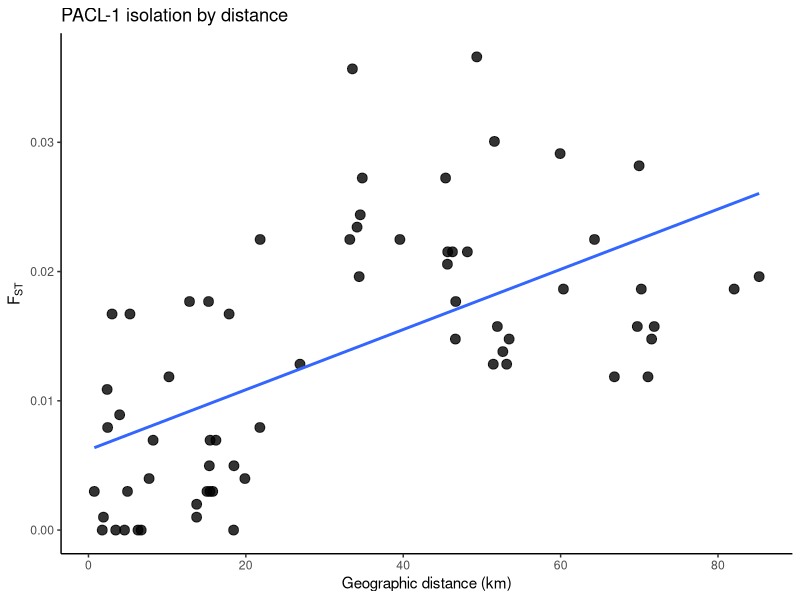
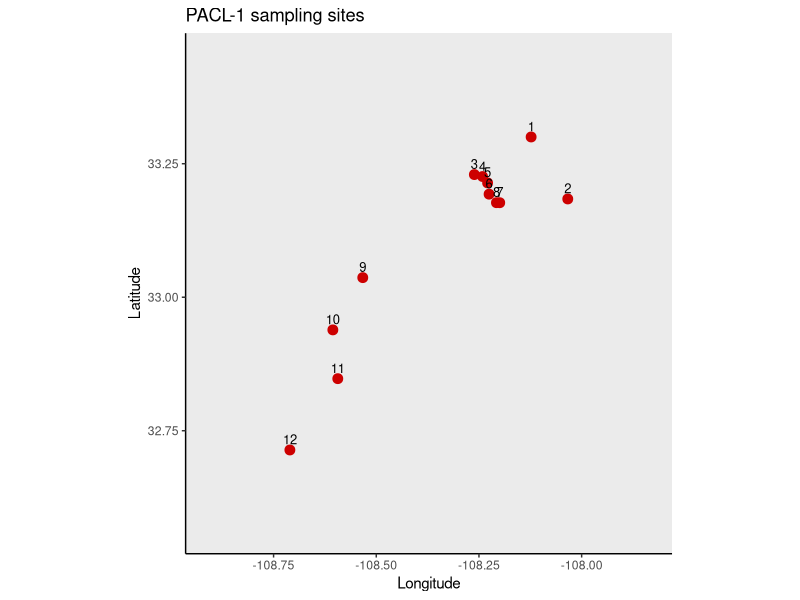

Generate these figures, in order, with R: (Note: this script raises an error after producing the figures.)
# -----------------------------
# PACL-1 Pantosteus clarkii
# Pilger et al. 2017
# Upper Gila River, New Mexico
#
# Workflow:
# - site coordinates are taken directly from Table S1
# - pairwise values in Table S4 are Slatkin's linearized FST
# - raw FST is back-calculated as linearized_FST / (1 + linearized_FST)
# - the matrix is forced to be symmetric
# - any negative FST values are set to 0
# -----------------------------

library(geosphere)
library(ggplot2)
library(maps)

# -----------------------------
# paths
# -----------------------------
out_rdata <- "/Users/johnmccall/Library/CloudStorage/OneDrive-TheOhioStateUniversity/Spring_2026/Landgen_DGS/DGS-Patterns-of-Fish-Diversity/DGS-Patterns-of-Fish-Diversity/Objective 2/Data/PACL-1/data/PACL-1.RData"

# -----------------------------
# 1) sites in Table S4 order
# original_site gives the site number from Pilger et al. Table S1 / Fig. 1
# site is the renumbered Objective 2 site ID used in the matrix
# -----------------------------
PACL_1_coords <- data.frame(
  site = 1:12,
  #original_site = c(16, 15, 14, 13, 12, 11, 10, 9, 6, 5, 4, 3),
  #stream = c(
  #  "Upper East Fork Gila River",
  #  "Black Canyon",
  #  "West Fork Gila River",
  #  "Middle Fork Gila River",
  #  "West Fork Gila River at Heart Bar Game Reserve",
  #  "Little Creek",
  #  "Lower East Fork Gila River",
  #  "Gila River below confluence with East Fork",
  #  "Gila River at Gila Farm",
  #  "Gila River at Riverside",
  #  "Gila River at Bird Area",
  #  "Gila River at confluence with Ash Canyon"
#  ),
#  classification = c("Tributary", "Tributary", "Tributary", "Tributary", "Mainstem", "Tributary", "Tributary", "Mainstem", "Mainstem", "Mainstem", "Mainstem", "Mainstem"),
  lat = c(33.30011181, 33.184035, 33.22968549, 33.22604743, 33.2141233, 33.19301909, 33.177019, 33.17707829, 33.03671285, 32.9388458, 32.84751, 32.713959),
  lon = c(-108.1229968, -108.033769, -108.2611784, -108.2412087, -108.2289433, -108.2253339, -108.199432, -108.2074147, -108.5328707, -108.6056954, -108.593688, -108.71031),
 # elev_m = c(1878, 2059, 1738, 1725, 1711, 1729, 1694, 1691, 1412, 1360, 1331, 1240),
#  river_km_from_site1 = c(197.0, 183.0, 170.0, 169.0, 166.0, 160.0, 155.0, 159.0, 90.0, 75.0, 60.0, 30.0),
  stringsAsFactors = FALSE
)

stopifnot(nrow(PACL_1_coords) == 12)
stopifnot(identical(PACL_1_coords$site, 1:12))

# -----------------------------
# 2) pairwise FST matrix
# back-calculated from Slatkin's linearized FST in Table S4
# FST = linearized_FST / (1 + linearized_FST)
# -----------------------------
PACL_1_fst <- matrix(0, nrow = 12, ncol = 12)
rownames(PACL_1_fst) <- colnames(PACL_1_fst) <- as.character(1:12)

PACL_1_fst[1,2] <- 0.0049751244
PACL_1_fst[1,3] <- 0.0029910269
PACL_1_fst[1,4] <- 0.0019960080
PACL_1_fst[1,5] <- 0.0009990010
PACL_1_fst[1,6] <- 0.0176817289
PACL_1_fst[1,7] <- 0.0029910269
PACL_1_fst[1,8] <- 0.0029910269
PACL_1_fst[1,9] <- 0.0215264188
PACL_1_fst[1,10] <- 0.0186457311
PACL_1_fst[1,11] <- 0.0118577075
PACL_1_fst[1,12] <- 0.0196078431
PACL_1_fst[2,3] <- 0.0079365079
PACL_1_fst[2,4] <- 0.0039840637
PACL_1_fst[2,5] <- 0.0049751244
PACL_1_fst[2,6] <- 0.0167158309
PACL_1_fst[2,7] <- 0.0069513406
PACL_1_fst[2,8] <- 0.0069513406
PACL_1_fst[2,9] <- 0.0366088632
PACL_1_fst[2,10] <- 0.0291262136
PACL_1_fst[2,11] <- 0.0224828935
PACL_1_fst[2,12] <- 0.0186457311
PACL_1_fst[3,4] <- 0.0009990010
PACL_1_fst[3,5] <- 0.0000000000
PACL_1_fst[3,6] <- 0.0167158309
PACL_1_fst[3,7] <- 0.0069513406
PACL_1_fst[3,8] <- 0.0039840637
PACL_1_fst[3,9] <- 0.0224828935
PACL_1_fst[3,10] <- 0.0205680705
PACL_1_fst[3,11] <- 0.0138067061
PACL_1_fst[3,12] <- 0.0118577075
PACL_1_fst[4,5] <- 0.0000000000
PACL_1_fst[4,6] <- 0.0089197225
PACL_1_fst[4,7] <- 0.0000000000
PACL_1_fst[4,8] <- 0.0000000000
PACL_1_fst[4,9] <- 0.0196078431
PACL_1_fst[4,10] <- 0.0176817289
PACL_1_fst[4,11] <- 0.0147783251
PACL_1_fst[4,12] <- 0.0157480315
PACL_1_fst[5,6] <- 0.0108803165
PACL_1_fst[5,7] <- 0.0029910269
PACL_1_fst[5,8] <- 0.0000000000
PACL_1_fst[5,9] <- 0.0243902439
PACL_1_fst[5,10] <- 0.0147783251
PACL_1_fst[5,11] <- 0.0128331688
PACL_1_fst[5,12] <- 0.0147783251
PACL_1_fst[6,7] <- 0.0167158309
PACL_1_fst[6,8] <- 0.0079365079
PACL_1_fst[6,9] <- 0.0356798457
PACL_1_fst[6,10] <- 0.0272373541
PACL_1_fst[6,11] <- 0.0300678952
PACL_1_fst[6,12] <- 0.0281827017
PACL_1_fst[7,8] <- 0.0029910269
PACL_1_fst[7,9] <- 0.0272373541
PACL_1_fst[7,10] <- 0.0215264188
PACL_1_fst[7,11] <- 0.0157480315
PACL_1_fst[7,12] <- 0.0186457311
PACL_1_fst[8,9] <- 0.0234375000
PACL_1_fst[8,10] <- 0.0215264188
PACL_1_fst[8,11] <- 0.0128331688
PACL_1_fst[8,12] <- 0.0157480315
PACL_1_fst[9,10] <- 0.0176817289
PACL_1_fst[9,11] <- 0.0224828935
PACL_1_fst[9,12] <- 0.0224828935
PACL_1_fst[10,11] <- 0.0118577075
PACL_1_fst[10,12] <- 0.0128331688
PACL_1_fst[11,12] <- 0.0000000000

# make symmetric and clean
PACL_1_fst[lower.tri(PACL_1_fst)] <- t(PACL_1_fst)[lower.tri(PACL_1_fst)]
PACL_1_fst[PACL_1_fst < 0] <- 0
diag(PACL_1_fst) <- 0

stopifnot(identical(dim(PACL_1_fst), c(12L, 12L)))
stopifnot(isTRUE(all.equal(PACL_1_fst, t(PACL_1_fst), check.attributes = FALSE)))
stopifnot(identical(as.character(PACL_1_coords$site), rownames(PACL_1_fst)))

# -----------------------------
# 3) geographic distances (km)
# -----------------------------
coords <- PACL_1_coords[, c("lon", "lat")]
geo_dist_km <- geosphere::distm(coords, fun = geosphere::distHaversine) / 1000
rownames(geo_dist_km) <- colnames(geo_dist_km) <- PACL_1_coords$site

# -----------------------------
# 4) IBD dataframe
# -----------------------------
ibd_df <- data.frame(
  site1   = rownames(PACL_1_fst)[row(PACL_1_fst)[upper.tri(PACL_1_fst)]],
  site2   = colnames(PACL_1_fst)[col(PACL_1_fst)[upper.tri(PACL_1_fst)]],
  fst     = PACL_1_fst[upper.tri(PACL_1_fst)],
  dist_km = geo_dist_km[upper.tri(geo_dist_km)]
)

# -----------------------------
# 5) map of sampling sites
# -----------------------------
world_map <- map_data("world")
usa_map   <- subset(world_map, region == "USA")

map_df <- PACL_1_coords
map_df$label <- as.character(map_df$site)

p_map <- ggplot() +
  geom_polygon(
    data = usa_map,
    aes(x = long, y = lat, group = group),
    fill = "grey92",
    color = "grey55",
    linewidth = 0.2
  ) +
  geom_point(
    data = map_df,
    aes(x = lon, y = lat),
    color = "red3",
    size = 3
  ) +
  geom_text(
    data = map_df,
    aes(x = lon, y = lat, label = label),
    nudge_y = 0.02,
    size = 3.3
  ) +
  coord_fixed(
    ratio = 1.3,
    xlim = range(map_df$lon) + c(-0.2, 0.2),
    ylim = range(map_df$lat) + c(-0.15, 0.15)
  ) +
  theme_classic() +
  labs(
    x = "Longitude",
    y = "Latitude",
    title = "PACL-1 sampling sites"
  )

# -----------------------------
# 6) IBD plot
# -----------------------------
p_ibd <- ggplot(ibd_df, aes(x = dist_km, y = fst)) +
  geom_point(size = 3, alpha = 0.8) +
  geom_smooth(method = "lm", se = FALSE) +
  theme_classic() +
  labs(
    x = "Geographic distance (km)",
    y = expression(F[ST]),
    title = "PACL-1 isolation by distance"
  )

# -----------------------------
# 7) save RData
# -----------------------------
save(
  PACL_1_fst,
  PACL_1_coords,
  file = out_rdata
)

# -----------------------------
# 8) print outputs
# -----------------------------
print(PACL_1_coords)
print(round(PACL_1_fst, 4))
print(head(ibd_df))
print(p_map)
print(p_ibd)
